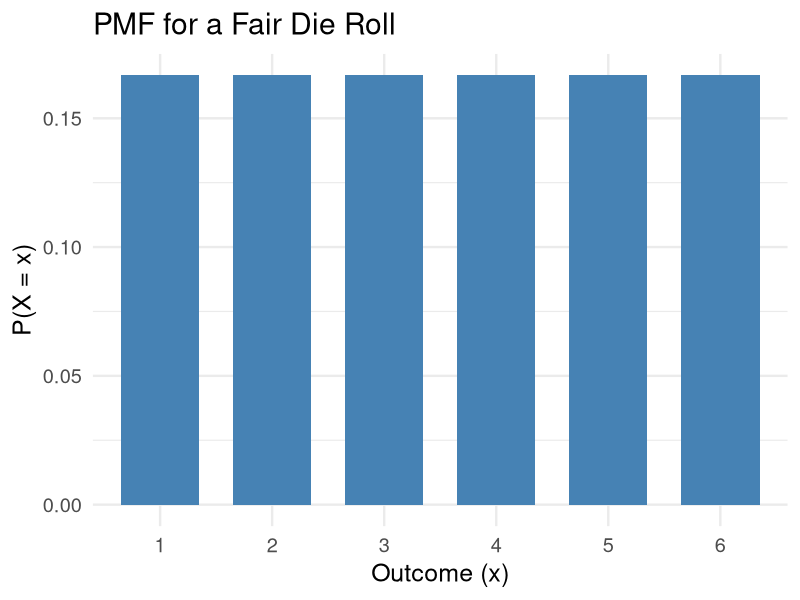
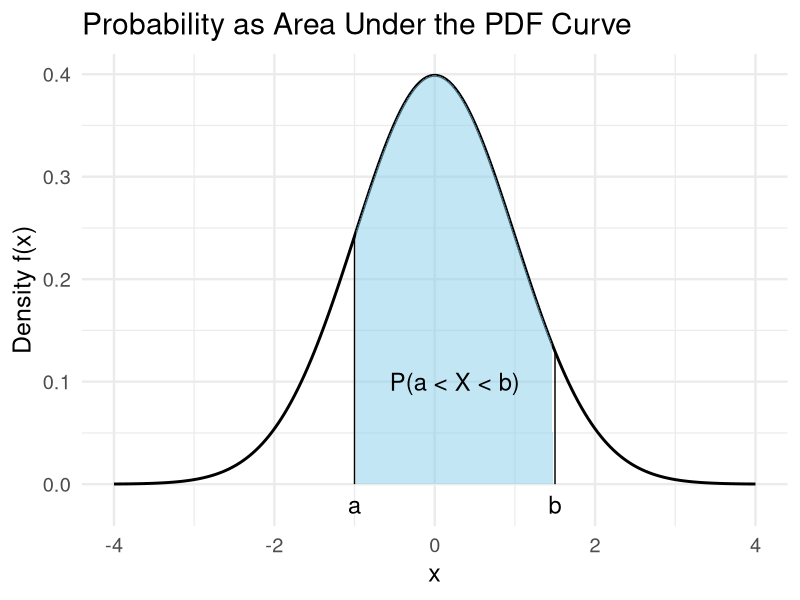
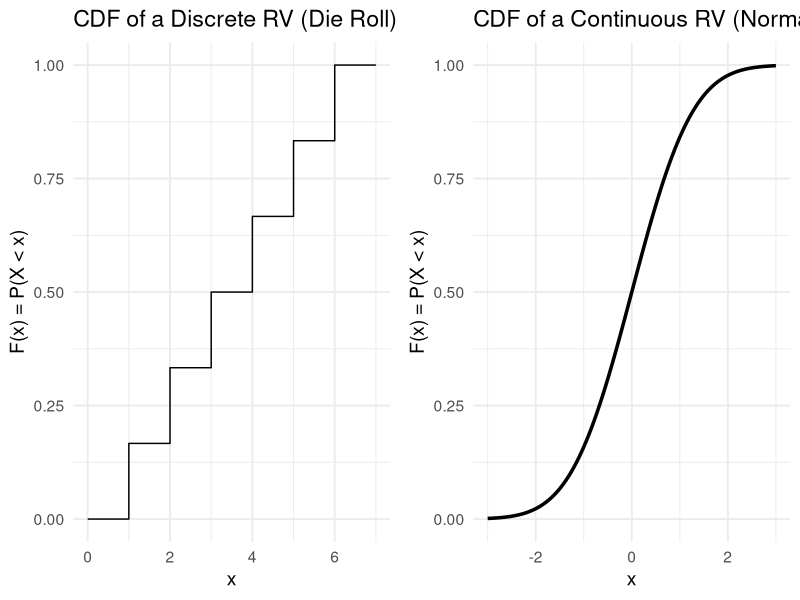
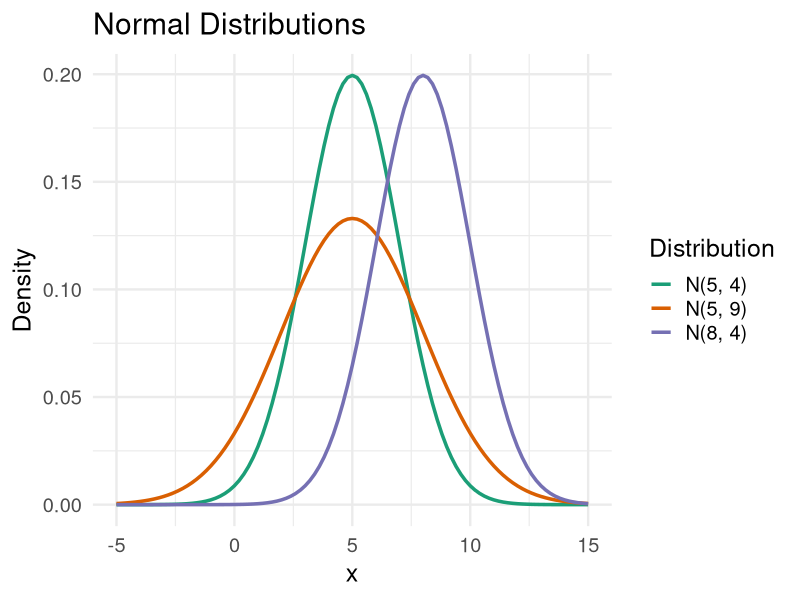
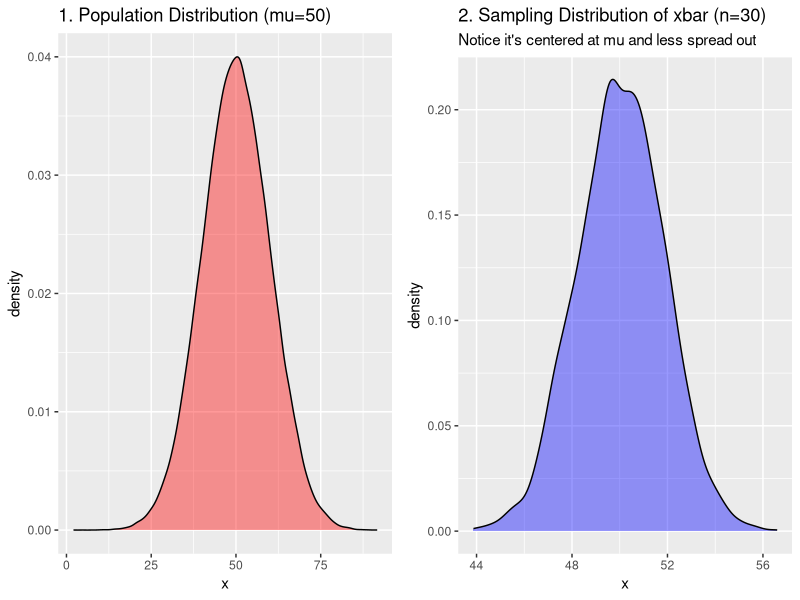
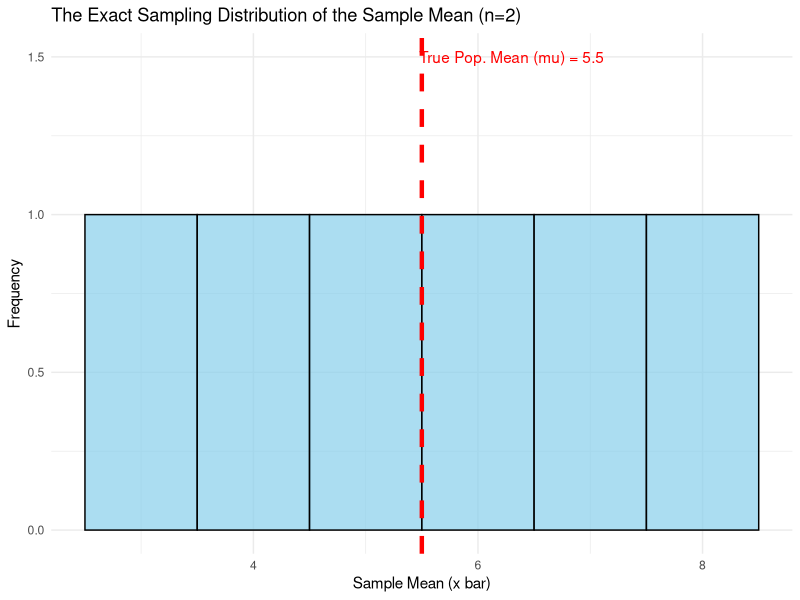

These figures' R source, in order:
## ---- chunk 1
knitr::opts_chunk$set(echo = FALSE, warning = FALSE, message = FALSE, out.width=250)
library(ggplot2)
library(gridExtra)
## ---- chunk 2
data.frame(x = 1:6, p = rep(1/6, 6)) |>
  ggplot(aes(x = factor(x), y = p)) +
  geom_col(fill = "steelblue", width = 0.7) +
  labs(title = "PMF for a Fair Die Roll", x = "Outcome (x)", y = "P(X = x)") +
  theme_minimal(base_size = 18)
## ---- chunk 3
# Generate data for a normal curve
x <- seq(-4, 4, length.out=200)
y <- dnorm(x)
df <- data.frame(x, y)
# Create a filled area
area_df <- subset(df, x >= -1 & x <= 1.5)

ggplot(df, aes(x, y)) + 
  geom_line(size = 1) +
  geom_area(data = area_df, fill = "skyblue", alpha = 0.5) +
  annotate("text", x = 0.25, y = 0.1, label = "P(a < X < b)", size = 6) +
  annotate("segment", x = -1, xend = -1, y = 0, yend = dnorm(-1)) +
  annotate("segment", x = 1.5, xend = 1.5, y = 0, yend = dnorm(1.5)) +
  annotate("text", x = -1, y = -0.02, label = "a", size = 6) +
  annotate("text", x = 1.5, y = -0.02, label = "b", size = 6) +
  labs(title = "Probability as Area Under the PDF Curve", x = "x", y = "Density f(x)") +
  theme_minimal(base_size = 18)
## ---- chunk 4
# Discrete CDF (Die Roll)
p1 <- data.frame(x = 0:7, y = c(0, 1/6, 2/6, 3/6, 4/6, 5/6, 1, 1)) |>
  ggplot(aes(x=x, y=y)) + geom_step() + xlim(0, 7) + ylim(0,1) +
  labs(title = "CDF of a Discrete RV (Die Roll)", x="x", y="F(x) = P(X < x)") +
  theme_minimal(base_size = 14)

# Continuous CDF (Normal)
p2 <- ggplot(data.frame(x = c(-3, 3)), aes(x)) +
  stat_function(fun = pnorm, geom = "line", size=1.2) + ylim(0,1) +
  labs(title = "CDF of a Continuous RV (Normal)", x="x", y="F(x) = P(X < x)") +
  theme_minimal(base_size = 14)

grid.arrange(p1, p2, ncol=2)
## ---- chunk 5
ggplot(data.frame(x = c(-5, 15)), aes(x)) +
  stat_function(fun = dnorm, args = list(mean = 5, sd = 2), aes(color = "N(5, 4)"), size = 1.2) +
  stat_function(fun = dnorm, args = list(mean = 5, sd = 3), aes(color = "N(5, 9)"), size = 1.2) +
  stat_function(fun = dnorm, args = list(mean = 8, sd = 2), aes(color = "N(8, 4)"), size = 1.2) +
  scale_color_brewer(palette = "Dark2", name = "Distribution") +
  labs(title = "Normal Distributions", y = "Density", x = "x") +
  theme_minimal(base_size = 18)
## ---- chunk 6
    pnorm(-0.8, mean = 0, sd = 1)
## ---- chunk 7
# Simulate it
pop <- rnorm(100000, mean = 50, sd = 10) # a "population"
sample_means <- replicate(5000, mean(sample(pop, size = 30))) # 5000 sample means

p1 <- ggplot(data.frame(x=pop), aes(x)) + geom_density(fill="red", alpha=0.4) + labs(title="1. Population Distribution (mu=50)")
p2 <- ggplot(data.frame(x=sample_means), aes(x)) + geom_density(fill="blue", alpha=0.4) + labs(title="2. Sampling Distribution of xbar (n=30)", subtitle="Notice it's centered at mu and less spread out")

grid.arrange(p1, p2, ncol=2)
## ---- chunk 8
# Our entire population consists of just four numbers
population <- c(2, 4, 6, 10)

# Let's calculate the TRUE population mean (mu). This is a parameter.
true_population_mean <- mean(population)

print(paste("The population is:", paste(population, collapse = ", ")))
print(paste("The true population mean (mu) is:", true_population_mean))
## ---- chunk 9
# Use the combn() function to get all unique combinations of size 2
all_possible_samples <- combn(population, 2)
print("All 6 possible samples of size n=2:")
print(all_possible_samples)
## ---- chunk 10
# Use the apply() function to calculate the mean of each column (each sample)
sample_means <- apply(all_possible_samples, 2, mean)

# Print the resulting sample means
print("The mean of each of the 6 possible samples:")
print(sample_means)
## ---- chunk 11
# Create a frequency table of the sample means
sampling_distribution_table <- as.data.frame(table(sample_means))
colnames(sampling_distribution_table) <- c("Sample_Mean", "Frequency")

print("The Sampling Distribution (as a frequency table):")
print(sampling_distribution_table)
## ---- chunk 12
# Create a data frame for ggplot
plot_data <- data.frame(means = sample_means)

# Plot the sampling distribution
ggplot(plot_data, aes(x = means)) +
  geom_histogram(binwidth = 1, color = "black", fill = "skyblue", alpha = 0.7) +
  labs(
    title = "The Exact Sampling Distribution of the Sample Mean (n=2)",
    x = "Sample Mean (x bar)",
    y = "Frequency"
  ) +
  # Add a vertical line for the true population mean
  geom_vline(
    aes(xintercept = true_population_mean), 
    color = "red", 
    linetype = "dashed", 
    linewidth = 1.5
  ) +
  # Add a label for the line
  annotate(
    "text", 
    x = true_population_mean + 0.8, 
    y = 1.5, 
    label = paste("True Pop. Mean (mu) =", true_population_mean), 
    color = "red"
  ) +
  theme_minimal()
